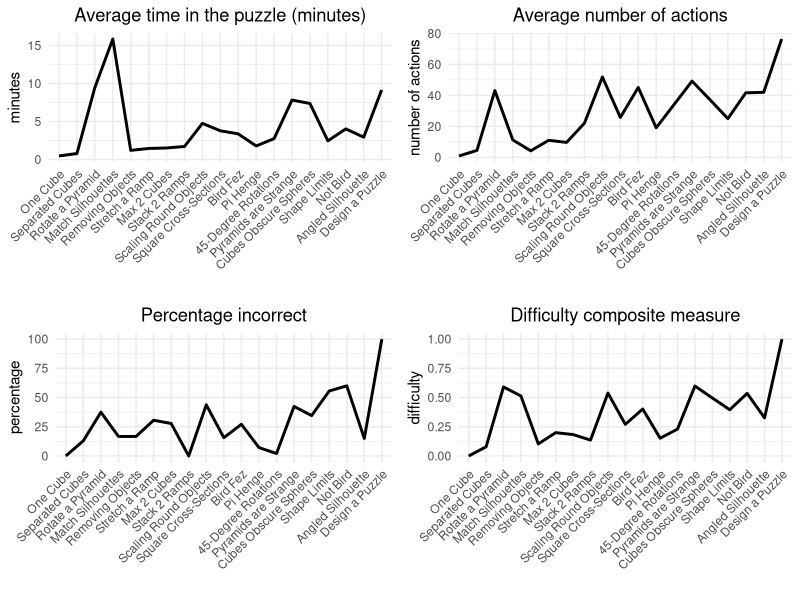

Write R code to recreate this figure. (Note: this script raises an error after producing the figure.)
library(ggplot2)
library(gridExtra)
library(grid)
library(corrplot)

data_difficulty <- read.csv2(file = 'difficulty_gba.csv', sep = ',', dec = '.')

data_difficulty = data_difficulty[!data_difficulty['puzzle_id'] == 'Sandbox',]

#levels(data$puzzle_id) <- data$puzzle_id
data_difficulty$puzzle_id <- factor(data_difficulty$puzzle_id, levels=data_difficulty$puzzle_id)

p_time <- ggplot(data = data_difficulty) + 
  geom_path(aes(y=active_time, x=puzzle_id, group = 1), size = 1)  + scale_color_brewer(palette="YlGnBu") + theme_minimal() +
  theme(legend.position="bottom", plot.title = element_text(hjust = 0.5), axis.text.x = element_text(angle = 45, hjust = 1)) +
  labs(x = '', y = 'minutes', title = 'Average time in the puzzle (minutes)') 

p_actions <- ggplot(data = data_difficulty) + 
  geom_path(aes(y=n_actions, x=puzzle_id, group = 1), size = 1)  + scale_color_brewer(palette="YlGnBu") + theme_minimal() +
  theme(legend.position="bottom", plot.title = element_text(hjust = 0.5), axis.text.x = element_text(angle = 45, hjust = 1)) +
  labs(x = '', y = 'number of actions', title = 'Average number of actions') 

p_incorrect <- ggplot(data = data_difficulty) + 
  geom_path(aes(y=p_incorrect, x=puzzle_id, group = 1), size = 1)  + scale_color_brewer(palette="YlGnBu") + theme_minimal() +
  theme(legend.position="bottom", plot.title = element_text(hjust = 0.5), axis.text.x = element_text(angle = 45, hjust = 1)) +
  labs(x = '', y = 'percentage', title = 'Percentage incorrect') 

p_composite <- ggplot(data = data_difficulty) + 
  geom_path(aes(y=norm_all_measures, x=puzzle_id, group = 1), size = 1)  + scale_color_brewer(palette="YlGnBu") + theme_minimal() +
  theme(legend.position="bottom", plot.title = element_text(hjust = 0.5), axis.text.x = element_text(angle = 45, hjust = 1)) +
  labs(x = '', y = 'difficulty', title = 'Difficulty composite measure') 

p_all <- grid.arrange(p_time, p_actions, p_incorrect, p_composite, ncol=2)

ggsave(file = 'DifficultyByPuzzle.png', plot = p_all, width = 12, height = 8, dpi = 450, units = 'in')

cor()

corrplot(data_difficulty[, c('active_time','n_actions','p_incorrect')], method="number")

